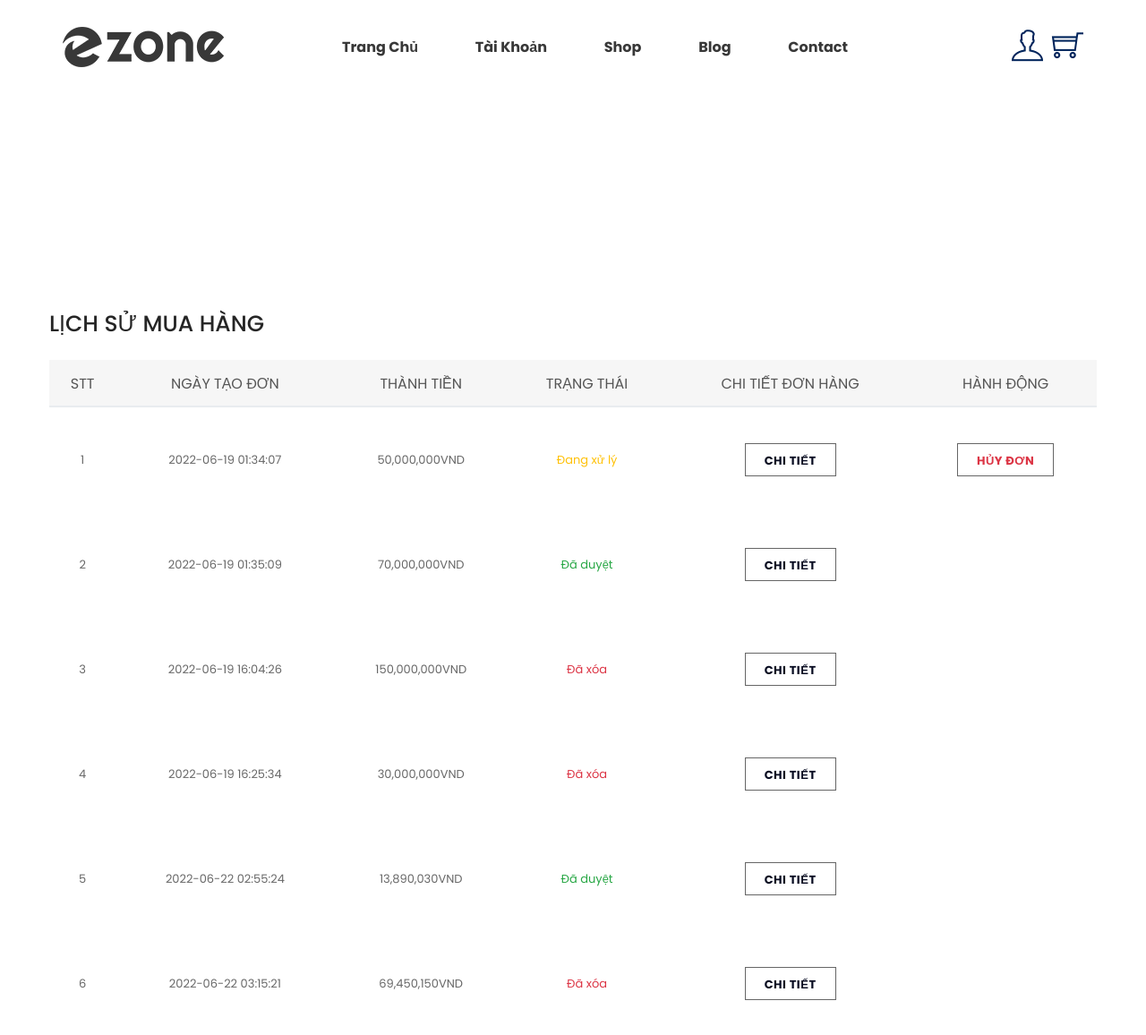
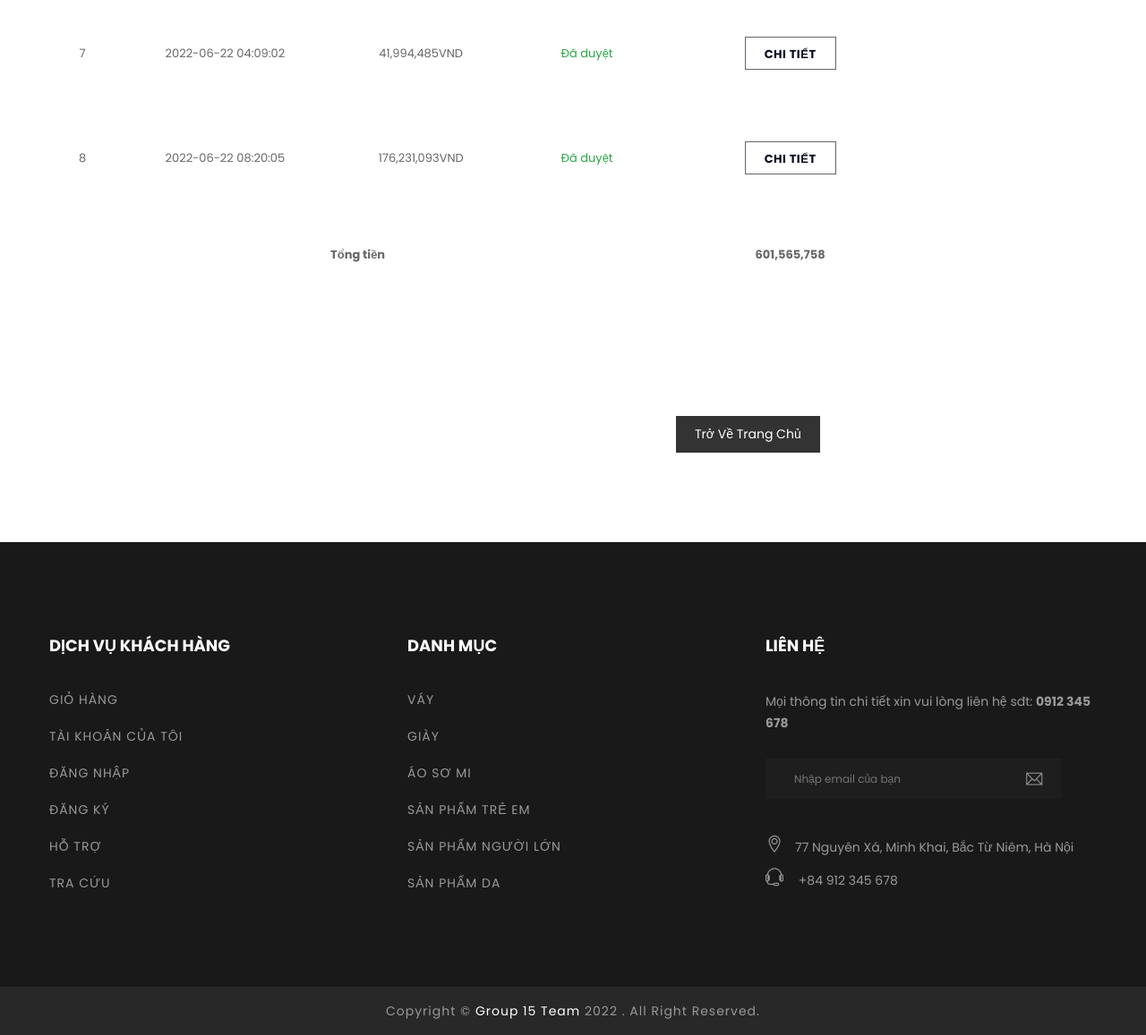
Page /purchase_history.php (signed in) on the committed database (2 pictures, top to bottom).
### tables this page shows
CREATE TABLE `orders` (
  `id` int(11) NOT NULL,
  `id_user` int(11) NOT NULL,
  `name_receiver` varchar(255) NOT NULL,
  `phone_receiver` varchar(255) NOT NULL,
  `address_receiver` varchar(255) NOT NULL,
  `notes` text NOT NULL,
  `status` varchar(255) NOT NULL,
  `total_price` int(11) NOT NULL,
  `created_at` timestamp NOT NULL DEFAULT current_timestamp()
);

### purchase_history.php (the view, shortened to what this page needs)
<!doctype html>
<html class="no-js" lang="en">
<head>
    <?php include('user/components/head.php') ?>
</head>
<body>
    <?php
    include("services/connect.php");
    ?>
    <?php include('user/components/header.php') ?>
    <body>
        <div class="cart-main-area pt-95 pb-100">
            <br><br><br><br><br><br><br>
            <div class="container">
                <div class="row">
                    <div class="col-lg-12 col-md-12 col-sm-12 col-xs-6">
                        <h1 class="cart-heading">Lịch sử mua hàng</h1>
                        <form action="#">
                            <div class="table-content table-responsive">
                                <?php
                                if (isset($_SESSION['user'])) {
                                    $user_id = $_SESSION['user']['id'];
                                    $sql = " SELECT * FROM orders WHERE id_user = '$user_id' ";
                                    $rs = mysqli_query($connect, $sql);
                                    $total = 0;
                                    $count = 0;
                                ?>
                                    <table class="table table-hover">
                                        <thead>
                                            <tr>
                                                <th>STT</th>
                                                <th>Ngày tạo đơn</th>
                                                <th>Thành tiền</th>
                                                <th>Trạng thái</th>
                                                <th>Chi tiết đơn hàng </th>
                                                <th>Hành động</th>
                                        </thead>
                                        <tbody>
                                            <?php foreach ($rs as $item) :
                                                $total += $item['total_price'];
                                                $count++;
                                            ?>
                                                <tr>
                                                    <td><?= $count ?></td>
                                                    <td><?= $item['created_at'] ?></td>
                                                    <td><?= number_format($item['total_price']) . 'VND' ?></td>
                                                    <td class="
                                                    <?php if ($item['status'] === 'Đang xử lý') {
                                                        echo 'text-warning';
                                                    } else if ($item['status'] === 'Thành công' || $item['status'] === 'Đã duyệt') {
                                                        echo 'text-success';
                                                    } else if ($item['status'] === 'Đã hủy' || $item['status'] === 'Đã xóa') {
                                                        echo 'text-danger';
                                                    } ?>"><?= $item['status'] ?></td>
                                                    <td>
                                                        <a class="cart-btn" href="order_details.php?id=<?php echo $item['id'] ?>">Chi tiết</a>
                                                    </td>
                                                    <?php if ($item['status'] === 'Đang xử lý') {                                                     ?>
                                                        <td>
                                                            <a class="cart-btn text-danger" href="cancel_order.php?id=<?php echo $item['id'] ?>">Hủy đơn</a>
                                                        </td>
                                                    <?php } ?>
                                                </tr>
                                            <?php endforeach ?>
                                            <tr>
                                                <td colspan="4"><strong>Tổng tiền</strong></td>
                                                <td><b id="tongTien"><?= number_format($total) ?></b></td>
                                            </tr>
                                        </tbody>
                                    </table>
                                <?php
                                } else {
                                    echo 'Đăng nhập để xem lại lịch sử mua hàng';
                                }
                                ?>
                            </div>
                            <div class="row">
                                <div class="col-md-5 ml-auto">
                                    <div class="cart-page-total">
                                        <a href="index.php">Trở về trang chủ</a>
                                    </div>
                                </div>
                            </div>
                        </form>
                    </div>
                </div>
            </div>
        </div>
    </body>
    <?php
    include('user/components/footer.php');
    ?>
</html>

### user/assets/css/bundle.css (style rules this page uses)
body { font-family: 'Poppins', sans-serif; font-weight: normal; font-style: normal; font-size: 14px; color:#686868; overflow-x: hidden; overflow-y: auto; }
h1, h2, h3, h4, h5, h6 { font-family: 'Poppins', sans-serif; font-weight: normal; color: #383838; margin-top: 0px; font-style: normal; font-weight: 400; }
h1 { font-size: 46px; font-weight: 500; }
.pt-95 { padding-top: 95px }
.pb-100 { padding-bottom: 100px }

### rows in the picture
orders: created_at "2022-06-19 01:34:07", total_price "50,000,000", status "Đang xử lý"
orders: created_at "2022-06-19 01:35:09", total_price "70,000,000", status "Đã duyệt"
orders: created_at "2022-06-19 16:04:26", total_price "150,000,000", status "Đã xóa"
orders: created_at "2022-06-19 16:25:34", total_price "30,000,000", status "Đã xóa"
orders: created_at "2022-06-22 02:55:24", total_price "13,890,030", status "Đã duyệt"
orders: created_at "2022-06-22 03:15:21", total_price "69,450,150", status "Đã xóa"
orders: created_at "2022-06-22 04:09:02", total_price "41,994,485", status "Đã duyệt"
orders: created_at "2022-06-22 08:20:05", total_price "176,231,093", status "Đã duyệt"

### other values in the picture
$total "601,565,758"
